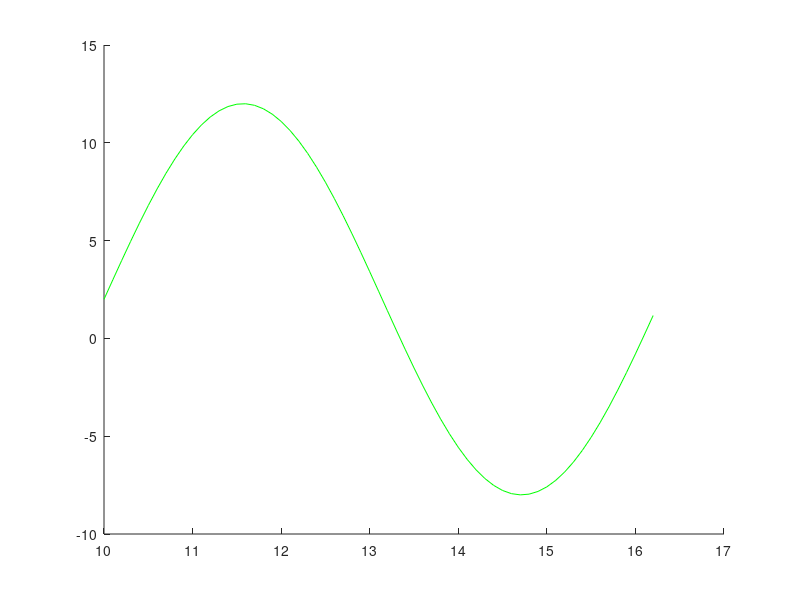

MATLAB code for this plot: (Note: this script raises an error after producing the figure.)
x = (0:0.1:2*pi)' + 10;
y = 10*sin(0:0.1:2*pi)' + 2;

hold on, plot(x,y,'g');

%v = VideoWriter('closed_kink1.avi');
%open(v);
%frame = getframe(gcf);
%writeVideo(v,frame);

alpha = 0.2;
beta = 0;
gamma = 0.1;
iterations =1000;

N = length(x);
A = a_matrix(N, alpha, beta, 'open');

P = inv(A+ gamma .* eye(N));

plot1 = plot(x,y,'b');

%set(plot1,'HitTest','off')
%set(gca,'ButtonDownFcn',@myKeyPressFcn)
%set(plot1,'ButtonDownFcn','disp(''axis callback'')')


%frame = getframe(gcf);
%writeVideo(v,frame);

for ii = 1:iterations
  [x,y] = plot_next(x,y,P,gamma,0,0);
  if 0
    KEY_IS_PRESSED
    mx = CLICK_X;
    my = CLICK_Y;
    %[M,I] = min((x - mx) .^ 2 + (y - my) .^ 2);
    I = 1
    x(I) = mx;
    y(I) = my;
    KEY_IS_PRESSED = 0;
  end
  pause(0.01);
  plot1.XData = x;
  plot1.YData = y;
  %frame = getframe(gcf);
  %writeVideo(v,frame);
end

%close(v);

function myKeyPressFcn(hObject, event)
  CLICK_X = event.IntersectionPoint(1);
  CLICK_Y = event.IntersectionPoint(2);
  KEY_IS_PRESSED = 1;
end
